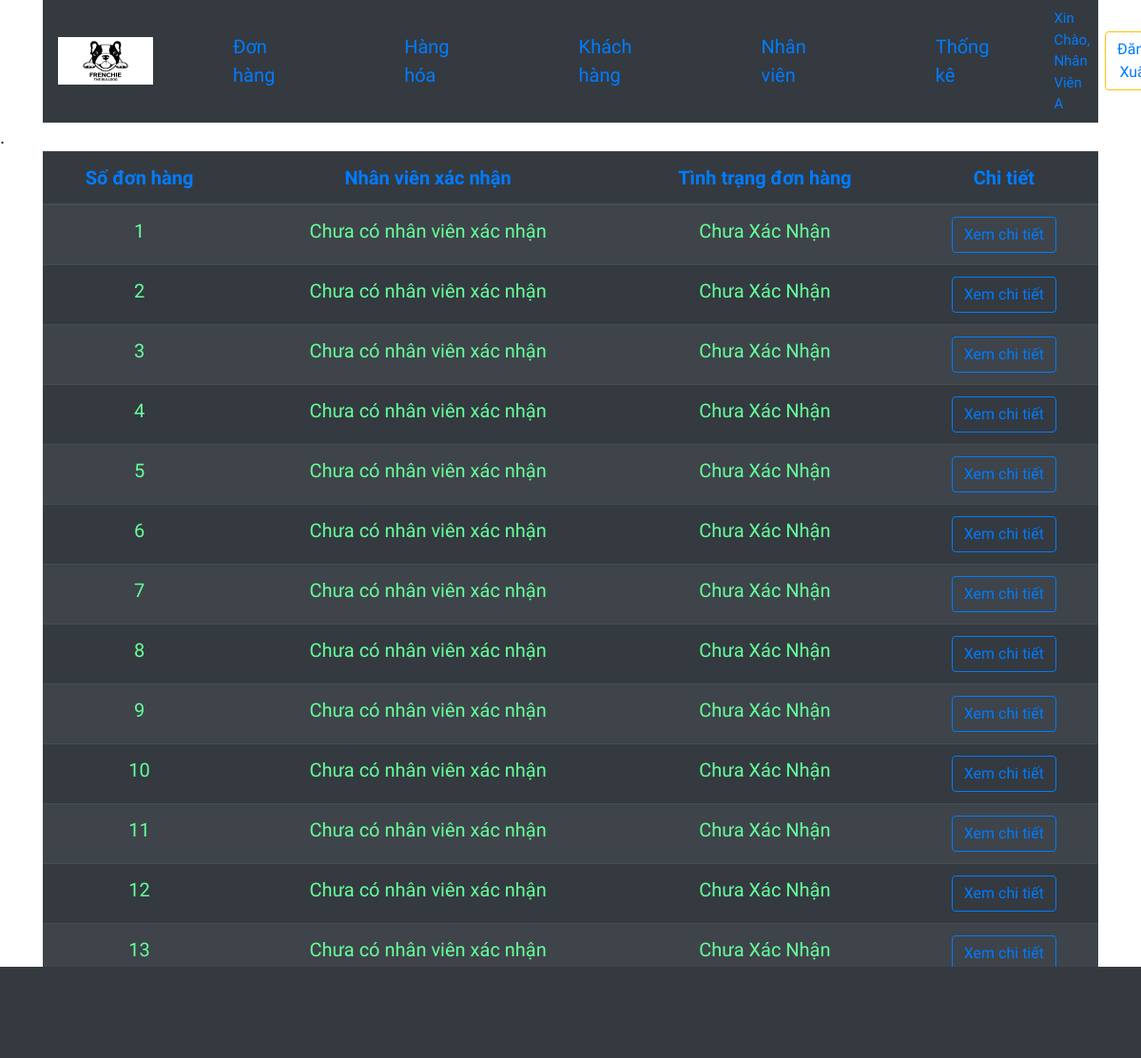
Page /admin.php (signed in) on the committed database.
### tables this page shows
CREATE TABLE `dathang` (
  `SoDonDH` int(4) NOT NULL,
  `MSKH` int(4) NOT NULL,
  `MSNV` int(4) DEFAULT NULL,
  `NgayDH` datetime NOT NULL,
  `TongTien` double NOT NULL,
  `TrangThai` varchar(20) NOT NULL
);

### change_type_money.php (called while the page is built, shortened)
<?php
        function processNameUser($str){
            $len = strlen($str) - 2;
            $newStr = substr($str,1,$len);
            return $newStr;
        }
 ?>

### admin.php (the view, shortened to what this page needs)
<?php
    include_once 'condb.php';
    include_once 'change_type_money.php'
 ?>
<!DOCTYPE html>
<html lang="en">
<head>
    <link rel="stylesheet" href="https://maxcdn.bootstrapcdn.com/bootstrap/4.4.1/css/bootstrap.min.css">
    <link rel="stylesheet" href="manage.css">
</head>
<body>
    <div class="container">
        <nav class="navbar navbar-expand-sm navbar-dark bg-dark">
            <a class="navbar-brand" href="#">
                <img src="img/logo.jpg" alt="logo" style="width: 100px; height: 50px;">
            </a>
            <div class="collapse navbar-collapse" id="collapsibleNavId">
                <ul class="navbar-nav mr-auto mt-2 mt-lg-0">
                    <li class="nav-item active">
                        <a class="nav-link text-primary" href="#">Đơn hàng <span class="sr-only">(current)</span></a>
                    </li>
                    <li class="nav-item">
                        <a class="nav-link text-primary" href="#">Hàng hóa</a>
                    </li>
                    <li class="nav-item">
                        <a class="nav-link text-primary" href="#">Khách hàng</a>
                    </li>
                    <li class="nav-item">
                        <a class="nav-link text-primary" href="#">Nhân viên</a>
                    </li>
                    <li class="nav-item">
                        <a class="nav-link text-primary" href="#">Thống kê</a>
                    </li>
                </ul>
                    <?php if(isset($_SESSION['login_admin'])){?>
                        <span style="font-size:15px;" class="mr-3 text-primary"><?php echo 'Xin Chào, '.processNameUser($_SESSION['login_admin'][0]['fullname'])?></span>
                        <form action="" method="post">
                            <button type="submit" name="out_admin" class="btn btn-outline-warning text-primary">Đăng Xuất</button>
                        </form>
                    <?php }?>
        </nav>
    </div>
    .<div class="container">
        <table class="table table-striped table-dark table-responsive-sm" style="text-align:center;">
            <thead>
                <tr class="text-primary">
                    <th>Số đơn hàng</th>
                    <th>Nhân viên xác nhận</th>
                    <th>Tình trạng đơn hàng</th>
                    <th>Chi tiết</a></th>
                </tr>
            </thead>
            <tbody>
                <?php
                    $queryOrder = "select * from dathang";
                    $resultOrder = mysqli_query($conn,$queryOrder);
                    if(mysqli_num_rows($resultOrder) > 0){
                        while($row = mysqli_fetch_assoc($resultOrder)){?>
                        <tr style="color:#66FF99;">
                            <td><?php echo $row['SoDonDH']?></td>
                            <td><?php
                                    if($row['MSNV']==NULL){
                                        echo "Chưa có nhân viên xác nhận";
                                    }else{
                                        echo "Mã số : ".$row['MSNV'];
                                    }
                                ?>
                            </td>
                            <td><?php echo $row['TrangThai']?></td>
                            <td><input type="button" class="view_data btn btn-outline-primary" name="<?php echo $row['SoDonDH'];?>" value="Xem chi tiết" id="<?php echo $row['MSKH'];?>"></td>
                <?php
                        }
                    }
                ?>
            </tbody>
        </table>
    </div>
</body>
</html>

### css/manage.css (style rules this page uses)
body { font-family: 'Be Vietnam', sans-serif; font-size: 20px; }
.collapse li { margin: 0px 60px; }
.table { font-size: 15 px; text-align: center; }

### rows in the picture
dathang: SoDonDH "1", shows "Chưa có nhân viên xác nhận", TrangThai "Chưa Xác Nhận"
dathang: SoDonDH "2", shows "Chưa có nhân viên xác nhận", TrangThai "Chưa Xác Nhận"
dathang: SoDonDH "3", shows "Chưa có nhân viên xác nhận", TrangThai "Chưa Xác Nhận"
dathang: SoDonDH "4", shows "Chưa có nhân viên xác nhận", TrangThai "Chưa Xác Nhận"
dathang: SoDonDH "5", shows "Chưa có nhân viên xác nhận", TrangThai "Chưa Xác Nhận"
dathang: SoDonDH "6", shows "Chưa có nhân viên xác nhận", TrangThai "Chưa Xác Nhận"
dathang: SoDonDH "7", shows "Chưa có nhân viên xác nhận", TrangThai "Chưa Xác Nhận"
dathang: SoDonDH "8", shows "Chưa có nhân viên xác nhận", TrangThai "Chưa Xác Nhận"
dathang: SoDonDH "9", shows "Chưa có nhân viên xác nhận", TrangThai "Chưa Xác Nhận"
dathang: SoDonDH "10", shows "Chưa có nhân viên xác nhận", TrangThai "Chưa Xác Nhận"
dathang: SoDonDH "11", shows "Chưa có nhân viên xác nhận", TrangThai "Chưa Xác Nhận"
dathang: SoDonDH "12", shows "Chưa có nhân viên xác nhận", TrangThai "Chưa Xác Nhận"
dathang: SoDonDH "13", shows "Chưa có nhân viên xác nhận", TrangThai "Chưa Xác Nhận"

### other values in the picture
processNameUser($_SESSION['login_admin'][0]['fullname']) "Nhân Viên A"
